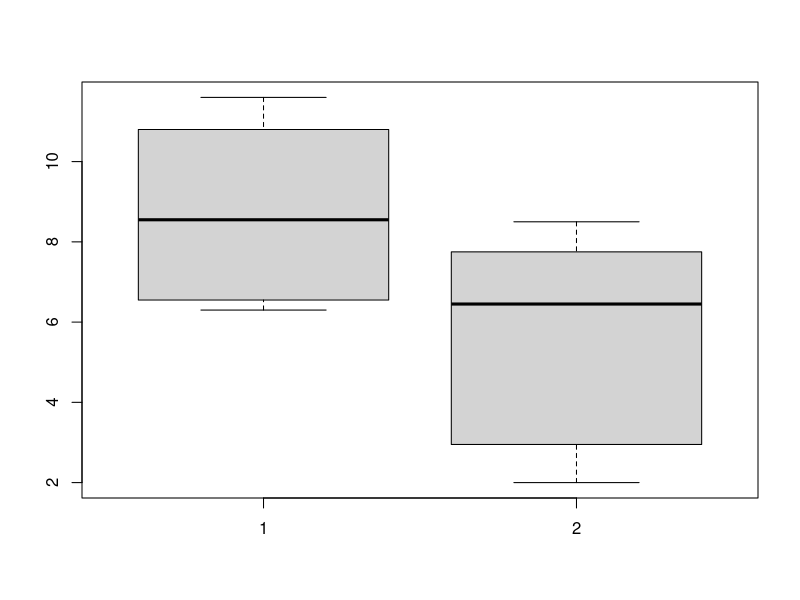

Write R code to recreate this figure.
przed <- c(6.6, 6.5, 9.0, 10.3, 11.3, 8.1, 6.3, 11.6)
po <- c(6.8, 2.5, 7.4, 8.5, 8.1, 6.1, 3.4, 2.0)
boxplot(przed, po)
median(przed)
median(po)
wilcox.test(przed, po, alternative = "greater")